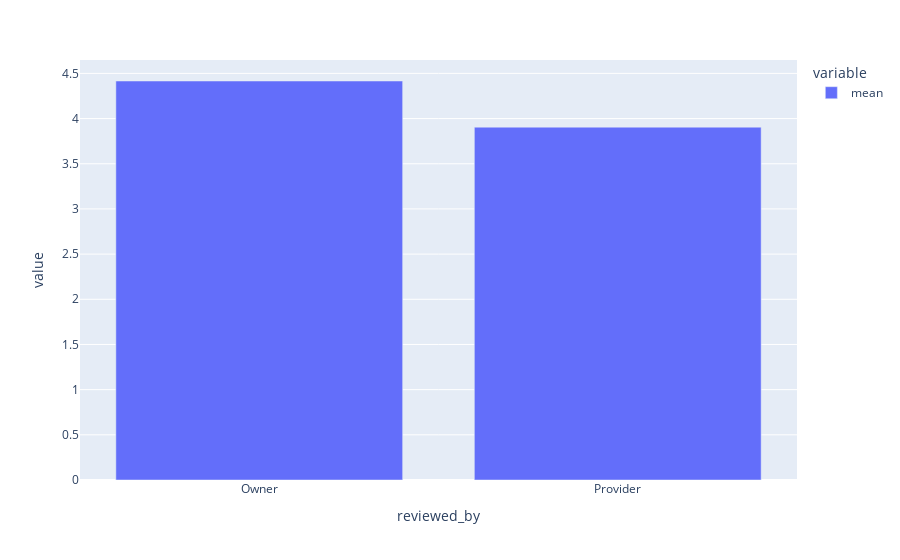

This figure's notebook cell:
### Markdown cell above
# Business discussion

I would plot the two metrics in a discussion with business stakeholders.

### Code cell
px.bar(reviewer_summary_df, y=['mean'])

### Figure 1 — Plotly figure (JSON) as saved in the notebook; plotly's stock layout.template omitted (floating-point values rounded to 4 significant figures)
{"data": [{"alignmentgroup": "True", "hovertemplate": "variable=mean<br>reviewed_by=%{x}<br>value=%{y}<extra></extra>", "legendgroup": "mean", "marker": {"color": "#636efa", "pattern": {"shape": ""}}, "name": "mean", "offsetgroup": "mean", "orientation": "v", "showlegend": true, "textposition": "auto", "x": ["Owner", "Provider"], "xaxis": "x", "y": [4.416, 3.905], "yaxis": "y", "type": "bar"}], "layout": {"xaxis": {"anchor": "y", "domain": [0.0, 1.0], "title": {"text": "reviewed_by"}}, "yaxis": {"anchor": "x", "domain": [0.0, 1.0], "title": {"text": "value"}}, "legend": {"title": {"text": "variable"}, "tracegroupgap": 0}, "margin": {"t": 60}, "barmode": "relative"}}
